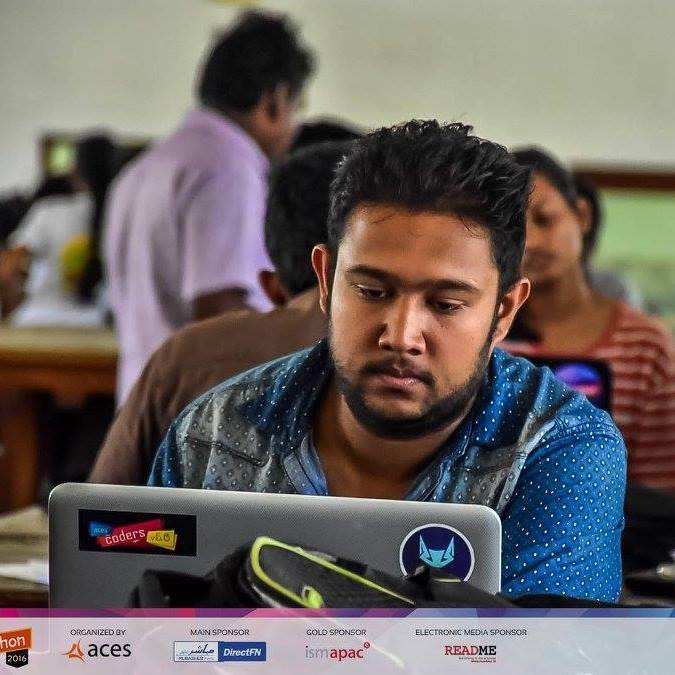
#> input picture tharinda.jpg, 675 x 675 px
$ python cartoonizer.py
#> lines starting #> are read from the running program, lines starting #| are printed output that depends on the picture; after the words box and inside, x2 and y2 are one past the last pixel; in counts of white or black regions, pixels touching at a corner belong together
#> further down, image is the input picture: shape (675, 675, 3); mean B, G, R 99.1, 101.9, 109
#!/usr/bin/env python
import argparse
import time
import numpy as np
from collections import defaultdict
from scipy import stats
import cv2


def cartoonize(image):
    """
    convert image into cartoon-like image

    image: input PIL image
    """

    output = np.array(image)
    x, y, c = output.shape
#> x = 675; y = 675; c = 3
    # hists = []
    for i in xrange(c):
        output[:, :, i] = cv2.bilateralFilter(output[:, :, i], 5, 50, 50)
        # hist, _ = np.histogram(output[:, :, i], bins=np.arange(256+1))
        # hists.append(hist)
    edge = cv2.Canny(output, 100, 200)
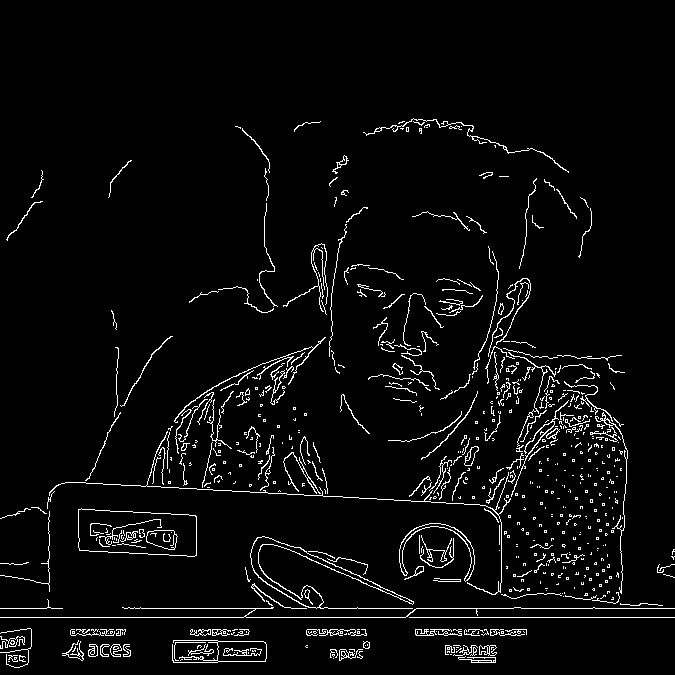
#> edge: shape (675, 675); 4% white in thin lines or dots, all inside (x1, y1, x2, y2) = (0, 118, 675, 668)

    output = cv2.cvtColor(output, cv2.COLOR_RGB2HSV)
#> output: shape (675, 675, 3); mean H, S, V 85.5, 77.3, 119.1

    hists = []
    #H
    hist, _ = np.histogram(output[:, :, 0], bins=np.arange(180+1))
#> hist = 180 values, max 33748 at index 85, min 0 at index 59, mean 2531.2
    hists.append(hist)
    #S
    hist, _ = np.histogram(output[:, :, 1], bins=np.arange(256+1))
#> hist = 256 values, max 18799 at index 0, min 0 at index 254, mean 1779.8
    hists.append(hist)
    #V
    hist, _ = np.histogram(output[:, :, 2], bins=np.arange(256+1))
#> hist = 256 values, max 9909 at index 175, min 0 at index 253, mean 1779.8
    hists.append(hist)

    C = []
    for h in hists:
        C.append(k_histogram(h))
#> this loop made 3 passes
#> after the loop, C = [[12, 98, 150], [23, 80, 141, 212], [27, 75, 125, 171, 201]]
    print("centroids: {0}".format(C))
#| centroids: [array([ 12.,  98., 150.]), array([ 23.,  80., 141., 212.]), array([ 27.,  75., 125., 171., 201.])]

    output = output.reshape((-1, c))
    for i in xrange(c):
        channel = output[:, i]
        index = np.argmin(np.abs(channel[:, np.newaxis] - C[i]), axis=1)
        output[:, i] = C[i][index]
    output = output.reshape((x, y, c))
#> output: shape (675, 675, 3); mean H, S, V 85.2, 76.9, 118.7
    output = cv2.cvtColor(output, cv2.COLOR_HSV2RGB)
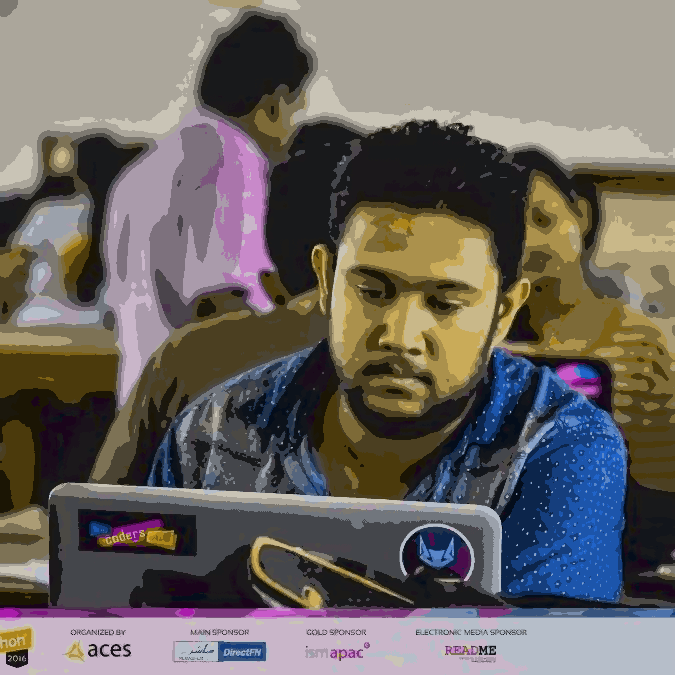
#> output: shape (675, 675, 3); mean B, G, R 99.8, 103.6, 109.5

    contours, _ = cv2.findContours(edge,
                                   cv2.RETR_EXTERNAL,
                                   cv2.CHAIN_APPROX_NONE)
#> contours = 600 contours, 552 with area under 20; largest, box (x1, y1, x2, y2) and area: (78, 508, 197, 557) 4850, (250, 536, 414, 609) 1630, (172, 640, 267, 663) 986, (399, 523, 475, 582) 517, (464, 446, 479, 466) 140
    # for i in range(len(contours)):
    #     tmp = contours[i]
    #     contours[i] = cv2.approxPolyDP(tmp, 2, False)
    cv2.drawContours(output, contours, -1, 0, thickness=1)
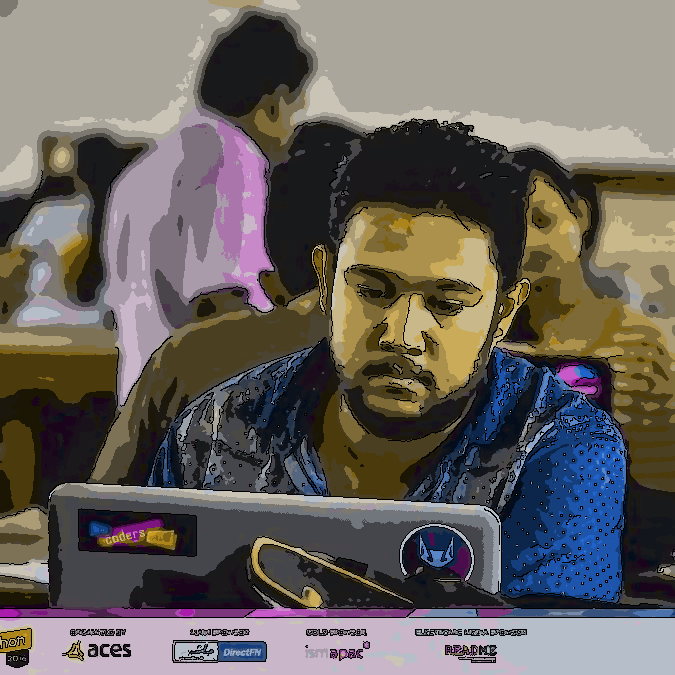
#> output: shape (675, 675, 3); 3.79% of pixels changed, all inside (x1, y1, x2, y2) = (0, 118, 675, 668)
    return output


def update_C(C, hist):
    """
    update centroids until they don't change
    """
    while True:
        groups = defaultdict(list)
        #assign pixel values
        for i in range(len(hist)):
            if hist[i] == 0:
                continue
            d = np.abs(C-i)
            index = np.argmin(d)
            groups[index].append(i)

        new_C = np.array(C)
        for i, indice in groups.items():
            if np.sum(hist[indice]) == 0:
                continue
            new_C[i] = int(np.sum(indice*hist[indice])/np.sum(hist[indice]))
        if np.sum(new_C-C) == 0:
            break
        C = new_C
    return C, groups


def k_histogram(hist):
    """
    choose the best K for k-means and get the centroids
    """
    alpha = 0.001              # p-value threshold for normaltest
    N = 80                      # minimun group size for normaltest
    C = np.array([128])

    while True:
        C, groups = update_C(C, hist)

        #start increase K if possible
        new_C = set()     # use set to avoid same value when seperating centroid
        for i, indice in groups.items():
            #if there are not enough values in the group, do not seperate
            if len(indice) < N:
                new_C.add(C[i])
                continue

            # judge whether we should seperate the centroid
            # by testing if the values of the group is under a
            # normal distribution
            z, pval = stats.normaltest(hist[indice])
            if pval < alpha:
                #not a normal dist, seperate
                left = 0 if i == 0 else C[i-1]
                right = len(hist)-1 if i == len(C)-1 else C[i+1]
                delta = right-left
                if delta >= 3:
                    c1 = (C[i]+left)/2
                    c2 = (C[i]+right)/2
                    new_C.add(c1)
                    new_C.add(c2)
                else:
                    # though it is not a normal dist, we have no
                    # extra space to seperate
                    new_C.add(C[i])
            else:
                # normal dist, no need to seperate
                new_C.add(C[i])
        if len(new_C) == len(C):
            break
        else:
            C = np.array(sorted(new_C))
    return C

if __name__ == '__main__':
    # [7 lines of commented-out code are left out]
    image = cv2.imread("tharinda.jpg")
    start_time = time.time()
    output = cartoonize(image)
    cv2.imwrite("output.jpg", output)
